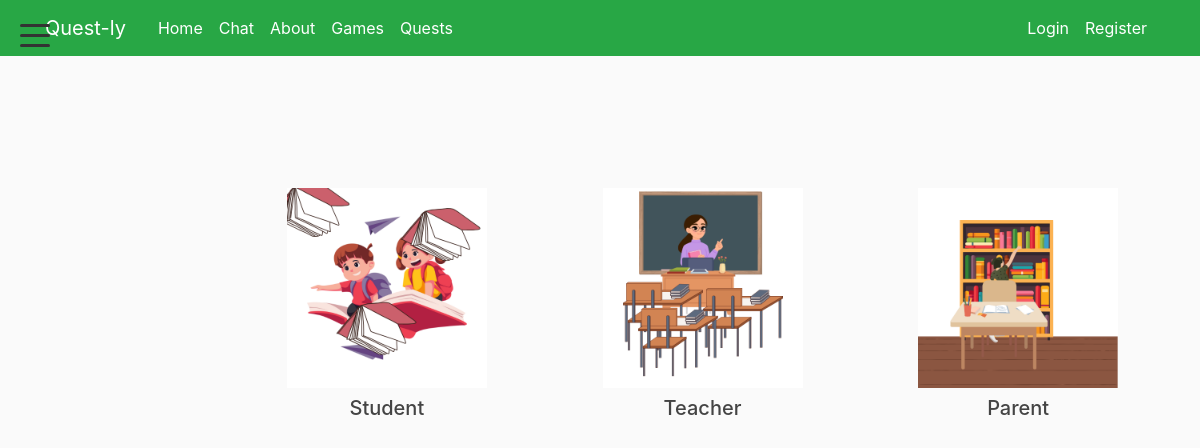
The page /users/register/ on the database its author committed.
### users/models.py (models this page shows, shortened)
class LoginRole(models.Model):
    ROLE_CHOICES = [
        ('teacher', 'Teacher'),
        ('parent', 'Parent'),
        ('student', 'Student'),
    ]
    name = models.CharField(max_length=20, choices=ROLE_CHOICES, unique=True)
    image = models.ImageField(upload_to='login_roles/')

### users/views.py (the view)
# urls.py: path('register/', views.register, name='register'),
def register(request, role=None):
    if request.method == 'POST':
        form = UserRegisterForm(request.POST)
        if form.is_valid():
            user = form.save()
            user.refresh_from_db()
            user.profile.user_type = role or 'student'
            grade = form.cleaned_data.get('grade') or ''
            def _normalize_grade(g):
                if not g:
                    return ''
                g = str(g).strip()
                if not g.isdigit():
                    return g
                try:
                    n = int(g)
                except Exception:
                    return g
                if 10 <= (n % 100) <= 20:
                    suffix = 'th'
                else:
                    suffix = {1: 'st', 2: 'nd', 3: 'rd'}.get(n % 10, 'th')
                return f"{n}{suffix}"
            grade_normalized = _normalize_grade(grade)
            if user.profile.user_type == 'student':
                user.profile.grade = grade_normalized
            else:
                user.profile.grade = ''
            user.profile.save()
            if user.profile.user_type == 'student' and grade and grade.lower() != 'unsure':
                try:
                    grade_obj = GradeModel.objects.filter(Q(name__iexact=grade_normalized) | Q(name__iexact=grade)).first()
                    if grade_obj:
                        courses = grade_obj.courses.all()
                        if courses.exists():
                            user.profile.courses.set(courses)
                except Exception:
                    pass
            try:
                raw_password = form.cleaned_data.get('password1')
                user_auth = authenticate(request, username=user.username, password=raw_password)
                if user_auth:
                    login(request, user_auth)
            except Exception:
                pass
            if user.profile.user_type == 'student':
                parent_email = form.cleaned_data.get('parent_email')
                if parent_email:
                    import secrets
                    code = ''.join(secrets.choice('0123456789') for _ in range(4))
                    StudentLoginCode.objects.create(user=user, parent_email=parent_email, code=code)
            messages.success(request, f'your account has been created!')
            if grade and grade.lower() == 'unsure':
                return redirect('placement-quiz')
            return redirect('home')
        if role:
            return render(request, 'users/register_form.html', {'form': form, 'role': role})
        else:
            roles = LoginRole.objects.all()
            return render(request, 'users/register.html', {'roles': roles, 'form': form})
    else:
        if role:
            form = UserRegisterForm()
            return render(request, 'users/register_form.html', {'form': form, 'role': role})
        form = UserRegisterForm()
        roles = LoginRole.objects.all()
        return render(request, 'users/register.html', {'roles': roles})

### blog/context_processors.py (called while the page is built)
def all_courses(request):
    try:
        courses = Course.objects.all()
    except Exception:
        courses = []
    return {'all_courses': courses}

def home_url(request):
    try:
        if getattr(request.user, 'is_authenticated', False):
            profile = getattr(request.user, 'profile', None)
            user_type = getattr(profile, 'user_type', None)
            if getattr(request.user, 'is_superuser', False) or user_type == 'teacher':
                return {'home_url': reverse('teachers')}
            if user_type == 'student':
                return {'home_url': reverse('students')}
            if user_type == 'parent':
                return {'home_url': reverse('parents')}
    except Exception:
        pass
    return {'home_url': reverse('home')}

### blog/models.py (called while the page is built)
    def get_absolute_url(self):
        return reverse('task-detail', kwargs={'task_id': self.pk})

### users/templates/users/register.html
{% extends "blog/base.html" %}
{% load static %}
{% block content %}
<div class="container d-flex justify-content-center align-items-center" style="min-height:60vh;">
    <div class="row w-100 justify-content-center">
        {% for role in roles %}
        <div class="col-md-4 mb-4 text-center">
            <a href="{% url 'register-role' role.name %}" class="d-block">
                <img src="{{ role.image.url }}" alt="{{ role.get_name_display }}" style="height:200px; width:auto; max-width:100%; object-fit:contain;">
                <h5 class="mt-2">{{ role.get_name_display }}</h5>
            </a>
        </div>
        {% endfor %}
    </div>
</div>
{% endblock content %}

### blog/static/blog/main.css (style rules this page uses)
body { background: #fafafa; color: #333333; margin-top: 5rem; }
h1, h2, h3, h4, h5, h6 { color: #444444; }

### rows shown on the page
LoginRole: image (picture), name "Student"
LoginRole: image (picture), name "Teacher"
LoginRole: image (picture), name "Parent"
